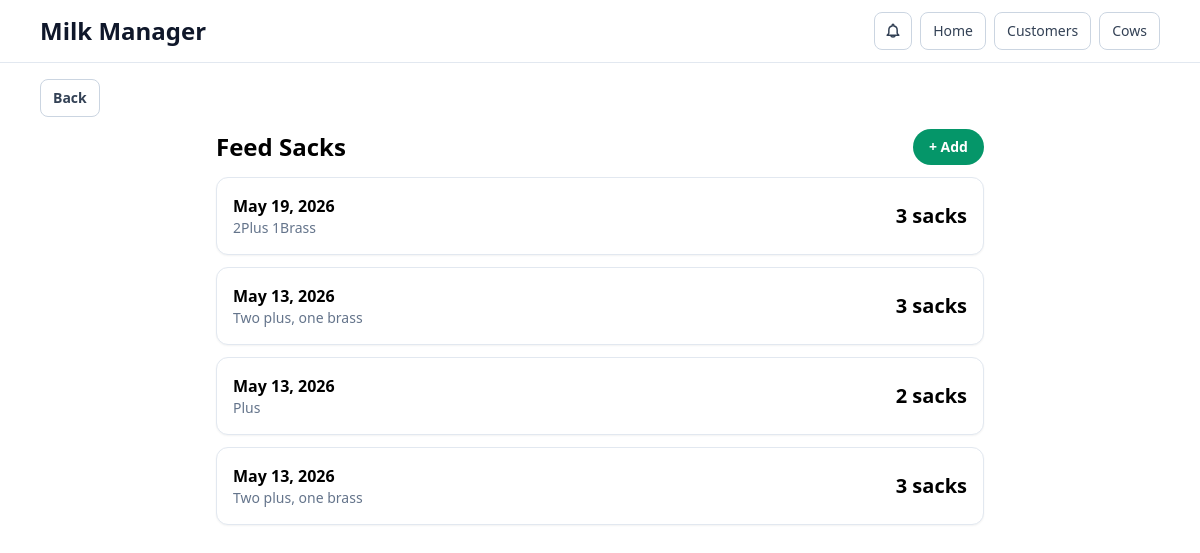
The page /feed-sacks/ on the database its author committed.
### dairy/models.py (models this page shows, shortened)
class FeedSackPurchase(models.Model):
    purchase_date = models.DateField(default=date.today)
    sack_count = models.PositiveIntegerField(default=1)
    notes = models.CharField(max_length=255, blank=True)
    class Meta:
        ordering = ['-purchase_date', '-id']

### dairy/views.py (the view)
# urls.py: path('feed-sacks/', views.feed_sack_list, name='feed_sack_list'),
def feed_sack_list(request):
    purchases = FeedSackPurchase.objects.all()
    return render(request, 'dairy/feed_sack_list.html', {'purchases': purchases})

### dairy/templates/dairy/feed_sack_list.html (shortened to what this page needs)
{% extends 'base.html' %}
{% block content %}
<div class="mx-auto max-w-3xl space-y-3">
  <div class="flex items-center justify-between"><h1 class="text-2xl font-bold">Feed Sacks</h1><a href="{% url 'feed_sack_create' %}" class="rounded-full bg-emerald-600 px-4 py-2 text-sm font-semibold text-white">+ Add</a></div>
  {% for item in purchases %}
    <div class="rounded-xl border border-slate-200 bg-white p-4 shadow-sm"><div class="flex items-center justify-between"><div><div class="font-semibold">{{ item.purchase_date }}</div><div class="text-sm text-slate-500">{{ item.notes|default:'No note' }}</div></div><div class="text-xl font-bold">{{ item.sack_count }} sacks</div></div></div>
  {% empty %}<div class="rounded-xl border border-slate-200 bg-white p-4 text-slate-600">No feed sack entries yet.</div>{% endfor %}
</div>
{% endblock %}

### rows shown on the page
FeedSackPurchase: purchase_date "May 19, 2026", notes "2Plus 1Brass", sack_count "3"
FeedSackPurchase: purchase_date "May 13, 2026", notes "Two plus, one brass", sack_count "3"
FeedSackPurchase: purchase_date "May 13, 2026", notes "Plus", sack_count "2"
FeedSackPurchase: purchase_date "May 13, 2026", notes "Two plus, one brass", sack_count "3"
